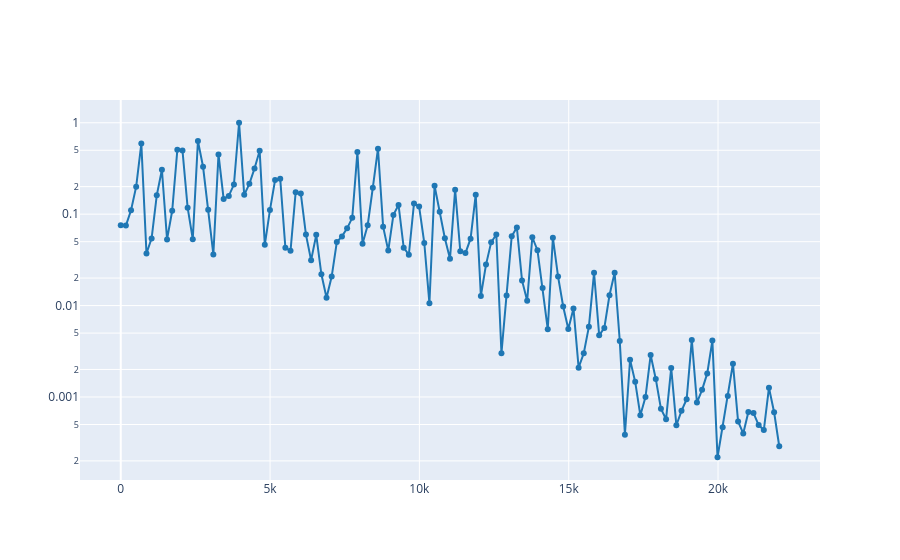

Notebook cell for this chart:
### Markdown cell above
1.2. Select a time where almost all harmonics are present and plot the spectrum at that time.

### Code cell
#Un temps on quasi tots els harmònics són presents és a t=0.1 segons, tot i que podem observar com
#hi ha bastantes perturbacions, ja que és la part inicial del so. Si vulguessim un so amb menys 
#perturbacions podríem escollir t=0.4, ja que, tot i contenir menys harmònics, el seu senyal és més net
t_all_harmonics = 0.1
plot_spectrum_at(ff, tt, Sxx, t_all_harmonics)

### Figure 1 — Plotly figure (JSON) as saved in the notebook; plotly's stock layout.template omitted (floating-point values rounded to 4 significant figures; data arrays with more than 128 entries replaced by an {"elided": "..."} marker saying what was removed)
{"data": [{"line": {"color": "#1f77b4", "shape": "linear"}, "mode": "lines+markers", "type": "scatter", "x": {"elided": "129 float values"}, "y": {"elided": "129 float values"}}], "layout": {"yaxis": {"type": "log"}}}
